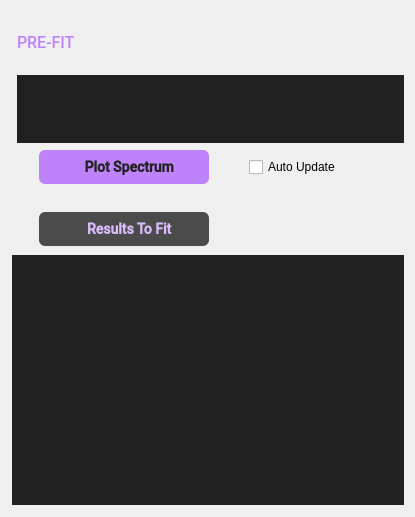
         <widget class="QWidget" name="prefitWidget">
          <property name="sizePolicy">
           <sizepolicy hsizetype="Preferred" vsizetype="Expanding">
            <horstretch>0</horstretch>
            <verstretch>0</verstretch>
           </sizepolicy>
          </property>
          <layout class="QVBoxLayout" name="verticalLayout_3">
           <property name="leftMargin">
            <number>12</number>
           </property>
           <property name="bottomMargin">
            <number>12</number>
           </property>
           <item>
            <widget class="QFrame" name="frame_prefit">
             <property name="sizePolicy">
              <sizepolicy hsizetype="Preferred" vsizetype="Expanding">
               <horstretch>0</horstretch>
               <verstretch>0</verstretch>
              </sizepolicy>
             </property>
             <property name="frameShape">
              <enum>QFrame::NoFrame</enum>
             </property>
             <property name="frameShadow">
              <enum>QFrame::Plain</enum>
             </property>
             <layout class="QVBoxLayout" name="verticalLayout_6">
              <property name="sizeConstraint">
               <enum>QLayout::SetDefaultConstraint</enum>
              </property>
              <property name="leftMargin">
               <number>5</number>
              </property>
              <property name="topMargin">
               <number>20</number>
              </property>
              <property name="rightMargin">
               <number>0</number>
              </property>
              <property name="bottomMargin">
               <number>0</number>
              </property>
              <item>
               <widget class="QWidget" name="widget_8" native="true">
                <property name="sizePolicy">
                 <sizepolicy hsizetype="Preferred" vsizetype="Fixed">
                  <horstretch>0</horstretch>
                  <verstretch>0</verstretch>
                 </sizepolicy>
                </property>
                <layout class="QHBoxLayout" name="horizontalLayout_15">
                 <property name="leftMargin">
                  <number>0</number>
                 </property>
                 <property name="topMargin">
                  <number>0</number>
                 </property>
                 <property name="rightMargin">
                  <number>0</number>
                 </property>
                 <property name="bottomMargin">
                  <number>0</number>
                 </property>
                 <item>
                  <widget class="QLabel" name="label_6">
                   <property name="sizePolicy">
                    <sizepolicy hsizetype="Preferred" vsizetype="Fixed">
                     <horstretch>0</horstretch>
                     <verstretch>0</verstretch>
                    </sizepolicy>
                   </property>
                   <property name="minimumSize">
                    <size>
                     <width>0</width>
                     <height>23</height>
                    </size>
                   </property>
                   <property name="font">
                    <font>
                     <family>Roboto Medium</family>
                     <pointsize>-1</pointsize>
                     <fontweight>Light</fontweight>
                    </font>
                   </property>
                   <property name="styleSheet">
                    <string notr="true">color: rgb(190, 130, 250); 
 font-size: 16px;</string>
                   </property>
                   <property name="frameShape">
                    <enum>QFrame::NoFrame</enum>
                   </property>
                   <property name="text">
                    <string>PRE-FIT</string>
                   </property>
                  </widget>
                 </item>
                 <item>
                  <spacer name="horizontalSpacer">
                   <property name="orientation">
                    <enum>Qt::Horizontal</enum>
                   </property>
                   <property name="sizeHint" stdset="0">
                    <size>
                     <width>40</width>
                     <height>20</height>
                    </size>
                   </property>
                  </spacer>
                 </item>
                </layout>
               </widget>
              </item>
              <item>
               <spacer name="verticalSpacer_16">
                <property name="orientation">
                 <enum>Qt::Vertical</enum>
                </property>
                <property name="sizeType">
                 <enum>QSizePolicy::Fixed</enum>
                </property>
                <property name="sizeHint" stdset="0">
                 <size>
                  <width>20</width>
                  <height>15</height>
                 </size>
                </property>
               </spacer>
              </item>
              <item>
               <widget class="QScrollArea" name="prefitScrollArea">
                <property name="sizePolicy">
                 <sizepolicy hsizetype="Expanding" vsizetype="Preferred">
                  <horstretch>0</horstretch>
                  <verstretch>0</verstretch>
                 </sizepolicy>
                </property>
                <property name="styleSheet">
                 <string notr="true">background-color: rgb(33,33,33);</string>
                </property>
                <property name="frameShape">
                 <enum>QFrame::NoFrame</enum>
                </property>
                <property name="frameShadow">
                 <enum>QFrame::Plain</enum>
                </property>
                <property name="widgetResizable">
                 <bool>true</bool>
                </property>
                <property name="alignment">
                 <set>Qt::AlignLeading|Qt::AlignLeft|Qt::AlignTop</set>
                </property>
                <widget class="QWidget" name="prefitScrollAreaWidget">
                 <property name="geometry">
                  <rect>
                   <x>0</x>
                   <y>0</y>
                   <width>100</width>
                   <height>30</height>
                  </rect>
                 </property>
                 <layout class="QVBoxLayout" name="verticalLayout_11">
                  <property name="leftMargin">
                   <number>0</number>
                  </property>
                  <property name="topMargin">
                   <number>0</number>
                  </property>
                  <property name="rightMargin">
                   <number>0</number>
                  </property>
                  <property name="bottomMargin">
                   <number>0</number>
                  </property>
                 </layout>
                </widget>
               </widget>
              </item>
             </layout>
            </widget>
           </item>
           <item>
            <widget class="QFrame" name="frame_3">
             <property name="sizePolicy">
              <sizepolicy hsizetype="Preferred" vsizetype="Minimum">
               <horstretch>0</horstretch>
               <verstretch>0</verstretch>
              </sizepolicy>
             </property>
             <property name="minimumSize">
              <size>
               <width>0</width>
               <height>100</height>
              </size>
             </property>
             <property name="styleSheet">
              <string notr="true"/>
             </property>
             <property name="frameShape">
              <enum>QFrame::NoFrame</enum>
             </property>
             <property name="frameShadow">
              <enum>QFrame::Raised</enum>
             </property>
             <property name="lineWidth">
              <number>1</number>
             </property>
             <layout class="QGridLayout" name="gridLayout_15">
              <property name="leftMargin">
               <number>0</number>
              </property>
              <property name="topMargin">
               <number>0</number>
              </property>
              <property name="rightMargin">
               <number>0</number>
              </property>
              <property name="bottomMargin">
               <number>0</number>
              </property>
              <property name="spacing">
               <number>0</number>
              </property>
              <item row="0" column="2">
               <spacer name="horizontalSpacer_30">
                <property name="orientation">
                 <enum>Qt::Horizontal</enum>
                </property>
                <property name="sizeHint" stdset="0">
                 <size>
                  <width>40</width>
                  <height>20</height>
                 </size>
                </property>
               </spacer>
              </item>
              <item row="0" column="4">
               <spacer name="horizontalSpacer_31">
                <property name="orientation">
                 <enum>Qt::Horizontal</enum>
                </property>
                <property name="sizeType">
                 <enum>QSizePolicy::Fixed</enum>
                </property>
                <property name="sizeHint" stdset="0">
                 <size>
                  <width>21</width>
                  <height>20</height>
                 </size>
                </property>
               </spacer>
              </item>
              <item row="2" column="1">
               <widget class="QPushButton" name="exportToFitButton">
                <property name="sizePolicy">
                 <sizepolicy hsizetype="Fixed" vsizetype="Fixed">
                  <horstretch>0</horstretch>
                  <verstretch>0</verstretch>
                 </sizepolicy>
                </property>
                <property name="minimumSize">
                 <size>
                  <width>170</width>
                  <height>34</height>
                 </size>
                </property>
                <property name="font">
                 <font>
                  <family>Roboto Medium</family>
                  <pointsize>-1</pointsize>
                  <bold>true</bold>
                 </font>
                </property>
                <property name="toolTip">
                 <string>Load the pre-fitted parameters to the initial value of the fit section</string>
                </property>
                <property name="styleSheet">
                 <string notr="true">QPushButton {
color: #DBBCFB;
background-color: #4B4B4B;
border-radius: 6px;
font-size: 14px;
}

QPushButton:pressed {
color: #A08CB5;
background-color: #353535;
icon: url(:/icons/svg/copy-pressed.svg);
}</string>
                </property>
                <property name="text">
                 <string>   Results To Fit</string>
                </property>
                <property name="icon">
                 <iconset resource="resources.qrc">
                  <normaloff>:/icons/svg/copy.svg</normaloff>:/icons/svg/copy.svg</iconset>
                </property>
                <property name="iconSize">
                 <size>
                  <width>20</width>
                  <height>20</height>
                 </size>
                </property>
               </widget>
              </item>
              <item row="0" column="3">
               <widget class="QCheckBox" name="autoRunCheckBox">
                <property name="sizePolicy">
                 <sizepolicy hsizetype="Fixed" vsizetype="Fixed">
                  <horstretch>0</horstretch>
                  <verstretch>0</verstretch>
                 </sizepolicy>
                </property>
                <property name="minimumSize">
                 <size>
                  <width>134</width>
                  <height>0</height>
                 </size>
                </property>
                <property name="text">
                 <string>Auto Update</string>
                </property>
               </widget>
              </item>
              <item row="0" column="1">
               <widget class="QPushButton" name="plotButton">
                <property name="sizePolicy">
                 <sizepolicy hsizetype="Fixed" vsizetype="Fixed">
                  <horstretch>0</horstretch>
                  <verstretch>0</verstretch>
                 </sizepolicy>
                </property>
                <property name="minimumSize">
                 <size>
                  <width>170</width>
                  <height>34</height>
                 </size>
                </property>
                <property name="font">
                 <font>
                  <family>Roboto Medium</family>
                  <pointsize>-1</pointsize>
                  <bold>true</bold>
                  <kerning>true</kerning>
                 </font>
                </property>
                <property name="toolTip">
                 <string notr="true"/>
                </property>
                <property name="accessibleDescription">
                 <string/>
                </property>
                <property name="styleSheet">
                 <string notr="true">QPushButton{
color: #212121;
background-color: #BE82FA;
border-radius: 6px;
font-size: 14px;
}

QPushButton:pressed{
background-color: #9163BF;
}</string>
                </property>
                <property name="text">
                 <string>   Plot Spectrum</string>
                </property>
                <property name="icon">
                 <iconset resource="resources.qrc">
                  <normaloff>:/icons/svg/play.svg</normaloff>:/icons/svg/play.svg</iconset>
                </property>
                <property name="iconSize">
                 <size>
                  <width>20</width>
                  <height>20</height>
                 </size>
                </property>
               </widget>
              </item>
              <item row="0" column="0">
               <spacer name="horizontalSpacer_18">
                <property name="orientation">
                 <enum>Qt::Horizontal</enum>
                </property>
                <property name="sizeType">
                 <enum>QSizePolicy::Fixed</enum>
                </property>
                <property name="sizeHint" stdset="0">
                 <size>
                  <width>27</width>
                  <height>20</height>
                 </size>
                </property>
               </spacer>
              </item>
              <item row="1" column="1">
               <spacer name="verticalSpacer_15">
                <property name="orientation">
                 <enum>Qt::Vertical</enum>
                </property>
                <property name="sizeType">
                 <enum>QSizePolicy::Fixed</enum>
                </property>
                <property name="sizeHint" stdset="0">
                 <size>
                  <width>20</width>
                  <height>27</height>
                 </size>
                </property>
               </spacer>
              </item>
             </layout>
            </widget>
           </item>
           <item>
            <widget class="QFrame" name="frame_prefit_minmax">
             <property name="sizePolicy">
              <sizepolicy hsizetype="Preferred" vsizetype="Fixed">
               <horstretch>0</horstretch>
               <verstretch>0</verstretch>
              </sizepolicy>
             </property>
             <property name="minimumSize">
              <size>
               <width>0</width>
               <height>0</height>
              </size>
             </property>
             <layout class="QVBoxLayout" name="verticalLayout_14">
              <property name="spacing">
               <number>-1</number>
              </property>
              <property name="leftMargin">
               <number>0</number>
              </property>
              <property name="topMargin">
               <number>0</number>
              </property>
              <property name="rightMargin">
               <number>0</number>
              </property>
              <property name="bottomMargin">
               <number>0</number>
              </property>
              <item>
               <widget class="QScrollArea" name="scrollArea">
                <property name="sizePolicy">
                 <sizepolicy hsizetype="MinimumExpanding" vsizetype="Fixed">
                  <horstretch>0</horstretch>
                  <verstretch>0</verstretch>
                 </sizepolicy>
                </property>
                <property name="minimumSize">
                 <size>
                  <width>0</width>
                  <height>250</height>
                 </size>
                </property>
                <property name="maximumSize">
                 <size>
                  <width>16777215</width>
                  <height>250</height>
                 </size>
                </property>
                <property name="styleSheet">
                 <string notr="true">background-color: rgb(33,33,33);</string>
                </property>
                <property name="frameShape">
                 <enum>QFrame::NoFrame</enum>
                </property>
                <property name="frameShadow">
                 <enum>QFrame::Plain</enum>
                </property>
                <property name="widgetResizable">
                 <bool>true</bool>
                </property>
                <widget class="QWidget" name="prefitMinmaxScrollAreaWidget">
                 <property name="geometry">
                  <rect>
                   <x>0</x>
                   <y>0</y>
                   <width>100</width>
                   <height>250</height>
                  </rect>
                 </property>
                 <layout class="QVBoxLayout" name="verticalLayout_16"/>
                </widget>
               </widget>
              </item>
             </layout>
            </widget>
           </item>
          </layout>
         </widget>
